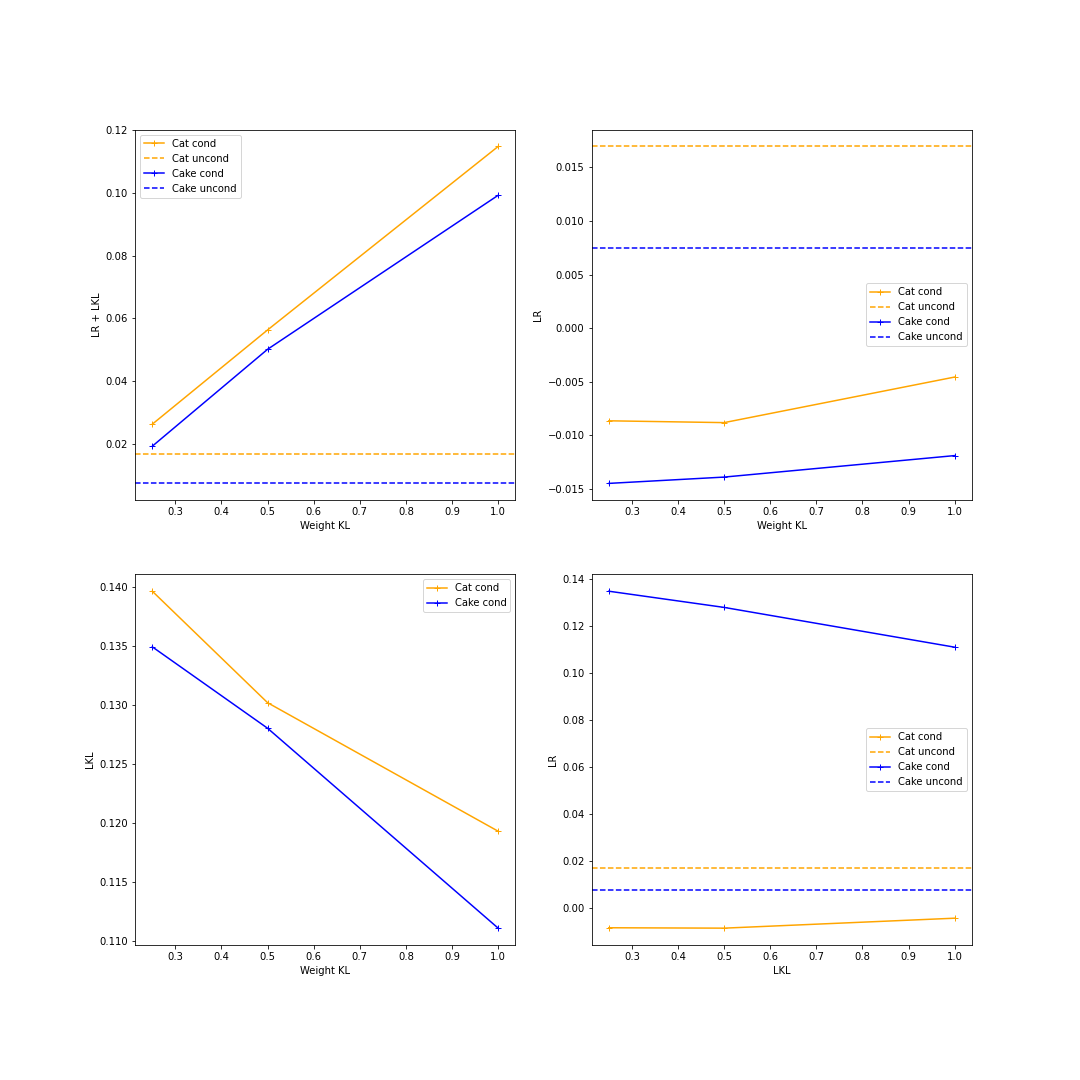

Write Python code to recreate this figure.
import matplotlib.pyplot as plt
import numpy as np
from data_load import get_data
from model import skrnn_loss
from eval_skrnn import load_pretrained_congen, load_pretrained_uncond
import torch

data_types = ['cat', 'cake']
weights = [0.25, 0.5, 1.0]
device = torch.device("cuda" if torch.cuda.is_available() else "cpu")
batch_size=50

losses = np.zeros((len(data_types), len(weights),4))

for i, data_type in enumerate(data_types):
    data_enc, data_dec, max_seq_len = get_data(data_type = data_type, max_len=200, train_mode='test')
    num_mini_batch = len(data_dec) - (len(data_dec) % batch_size)

    for j, weight_kl in enumerate(weights):

        sum_ltot, sum_lr, sum_lkl = 0.0, 0.0, 0.0  
        encoder, decoder, hid_dim, latent_dim, cond_gen, mode, device = load_pretrained_congen(data_type, weight_kl)    
           
        for batch_id in range(0, num_mini_batch, batch_size):
            hidden_enc = hidden_dec = encoder.initHidden()
            
            inp_enc = torch.tensor(data_enc[batch_id:batch_id+batch_size], dtype=torch.float, device=device)
            inp_dec = torch.tensor(data_dec[batch_id:batch_id+batch_size], dtype=torch.float, device=device)
                
            z, hidden_dec, mu, sigma = encoder(inp_enc, hidden_enc)  
            gmm_params, _ = decoder(inp_dec, z, hidden_dec)
                   
            loss_lr, loss_kl = skrnn_loss(gmm_params, [mu,sigma], inp_dec[:,1:,], device=device)
            sum_ltot += (loss_lr + weight_kl*loss_kl).cpu().detach().numpy()
            sum_lr += loss_lr.cpu().detach().numpy()
            sum_lkl += loss_kl.cpu().detach().numpy()
           
        losses[i,j,0] = sum_ltot/num_mini_batch
        losses[i,j,1] = sum_lr/num_mini_batch
        losses[i,j,2] = sum_lkl/num_mini_batch


for i, data_type in enumerate(data_types):
    data_enc, data_dec, max_seq_len = get_data(data_type = data_type, max_len=200, train_mode='test')
    num_mini_batch = len(data_dec) - (len(data_dec) % batch_size)
    weight_kl = 0.0
    
    sum_ltot, sum_lr, sum_lkl = 0.0, 0.0, 0.0  
    encoder, decoder, hidden_size, latent_dim, cond_gen, mode, device = load_pretrained_uncond(data_type) 

    for batch_id in range(0, num_mini_batch, batch_size):
        hidden_dec = (torch.zeros(1, 50, hidden_size, device=device), torch.zeros(1, 50, hidden_size, device=device))

        z = torch.zeros(50, latent_dim, device=device)

        gmm_params, _ = decoder(inp_dec, z, hidden_dec)
        
        loss_lr, loss_kl = skrnn_loss(gmm_params, [mu,sigma], inp_dec[:,1:,], device=device)
        sum_ltot += (loss_lr + weight_kl*loss_kl).cpu().detach().numpy()
        sum_lr += loss_lr.cpu().detach().numpy()
        sum_lkl += loss_kl.cpu().detach().numpy()

    losses[i,:,3] = sum_ltot/num_mini_batch


fig, ax = plt.subplots(2,2, figsize = (15,15))

ax[0,0].plot(weights, losses[0,:,0], color = 'orange', marker = '+')
ax[0,0].axhline(losses[0,0,3], color = 'orange', linestyle = '--')
ax[0,0].plot(weights, losses[1,:,0], color = 'blue', marker = '+')
ax[0,0].axhline(losses[1,0,3], color = 'blue', linestyle = '--')
ax[0,0].legend(["Cat cond", "Cat uncond", "Cake cond", "Cake uncond"])
ax[0,0].set_xlabel('Weight KL')
ax[0,0].set_ylabel('LR + LKL')


ax[0,1].plot(weights, losses[0,:,1], color = "orange", marker = '+')
ax[0,1].axhline(losses[0,0,3], color = 'orange', linestyle = '--')
ax[0,1].plot(weights, losses[1,:,1], color = "blue", marker = '+')
ax[0,1].axhline(losses[1,0,3], color = 'blue', linestyle = '--')
ax[0,1].legend(["Cat cond", "Cat uncond", "Cake cond", "Cake uncond"])
ax[0,1].set_xlabel('Weight KL')
ax[0,1].set_ylabel('LR')

ax[1,0].plot(weights, losses[0,:,2], color = 'orange', marker = '+')
ax[1,0].plot(weights, losses[1,:,2], color = 'blue', marker = '+')
ax[1,0].legend(["Cat cond", "Cake cond"])
ax[1,0].set_xlabel('Weight KL')
ax[1,0].set_ylabel('LKL')

ax[1,1].plot(weights, losses[0,:,1], color = 'orange', marker = '+')
ax[1,1].axhline(losses[0,0,3], color = 'orange', linestyle = '--')
ax[1,1].plot(weights, losses[1,:,2], color = 'blue', marker = '+')
ax[1,1].axhline(losses[1,0,3], color = 'blue', linestyle = '--')
ax[1,1].legend(["Cat cond", "Cat uncond", "Cake cond", "Cake uncond"])
ax[1,1].set_xlabel('LKL')
ax[1,1].set_ylabel('LR')

plt.savefig("plot_loss.png")
plt.show()
